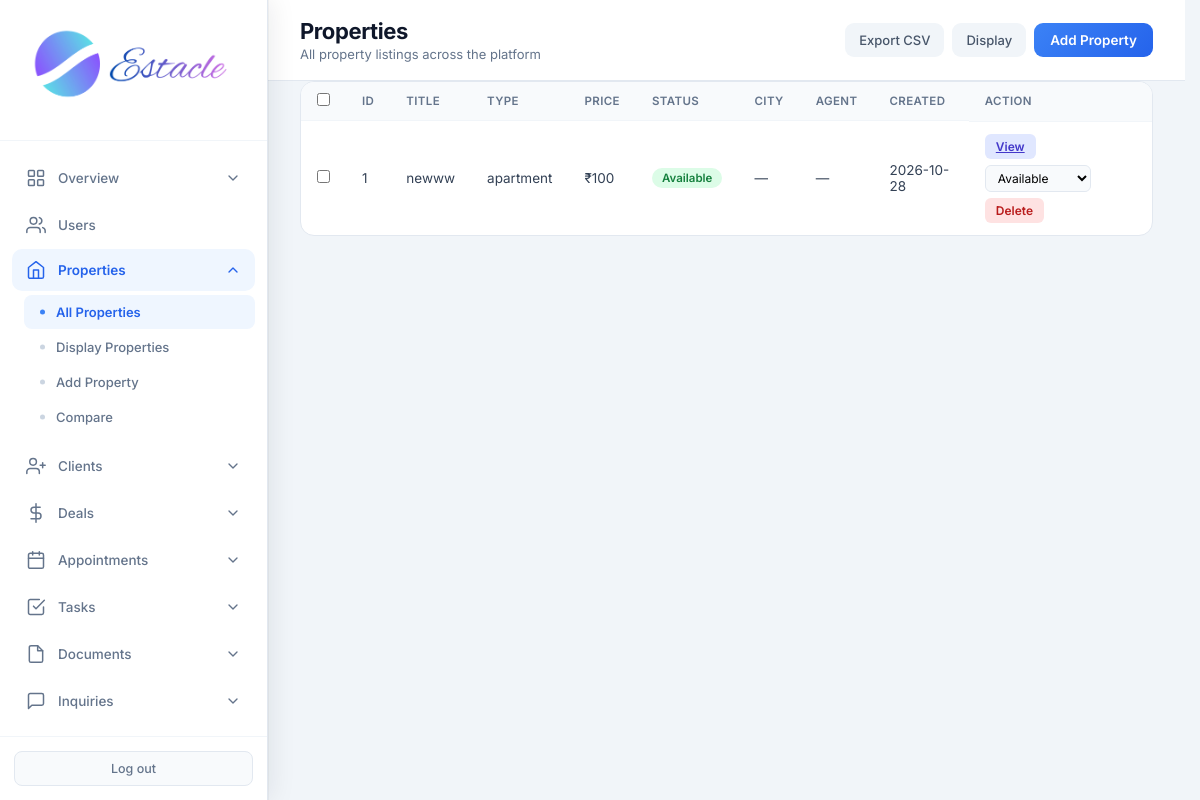
The page /admin/properties (signed in) on the database as committed earlier.
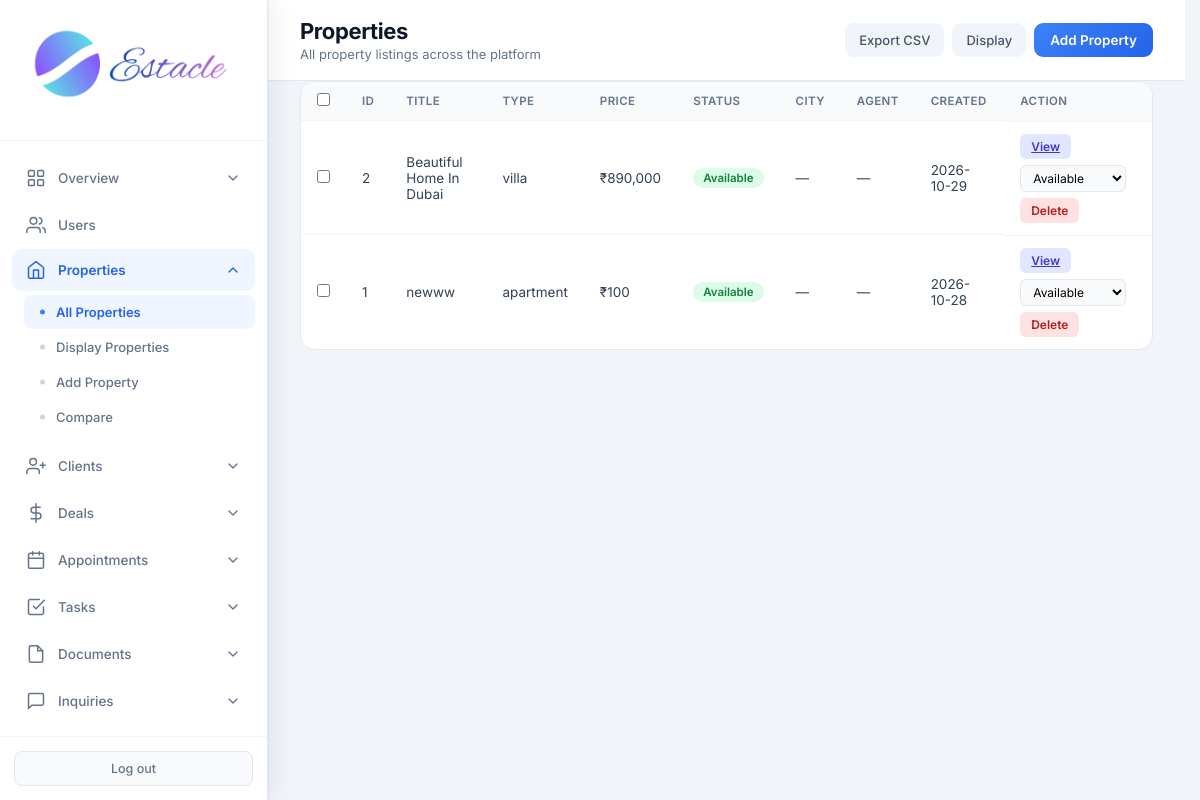
The same page on the database as committed later.
### tables this page shows
CREATE TABLE properties (
            id INTEGER PRIMARY KEY AUTOINCREMENT,
            title TEXT NOT NULL,
            description TEXT,
            price REAL NOT NULL,
            property_type TEXT NOT NULL,
            status TEXT DEFAULT 'available',
            address TEXT,
            city TEXT,
            state TEXT,
            zip_code TEXT,
            bedrooms INTEGER,
            bathrooms REAL,
            area_sqft REAL,
            agent_id INTEGER,
            created_at TIMESTAMP DEFAULT CURRENT_TIMESTAMP, category TEXT DEFAULT "sale", listing_type TEXT DEFAULT "sale", floor TEXT, carpet_area REAL, furnishing TEXT, parking TEXT, amenities TEXT, seller_name TEXT, seller_phone TEXT, monthly_rent REAL, security_deposit REAL, maintenance REAL, per_sqft REAL, latitude TEXT, longitude TEXT, photos TEXT, year_built TEXT, facing TEXT,
            FOREIGN KEY (agent_id) REFERENCES users (id)
        );

CREATE TABLE settings (
            key TEXT PRIMARY KEY,
            value TEXT
        );

### routes/admin.py (the view)
@admin.route('/admin/properties')
@login_required
@role_required('admin')
def admin_properties():
    db = get_db()
    properties = db.execute('''
        SELECT p.*, u.full_name as agent_name
        FROM properties p
        LEFT JOIN users u ON p.agent_id = u.id
        ORDER BY p.created_at DESC
    ''').fetchall()
    currency = get_setting('currency', 'INR')
    return render_template('admin_properties.html', properties=properties, currency=currency, format_money=format_money)

### core/db.py (called while the page is built)
def get_db():
    if 'db' not in g:
        g.db = sqlite3.connect(current_app.config['DATABASE'])
        g.db.row_factory = sqlite3.Row
    return g.db

### core/helpers.py (called while the page is built)
def login_required(f):
    @wraps(f)
    def decorated_function(*args, **kwargs):
        if 'user_id' not in session:
            flash('Please log in to access this page.', 'warning')
            return redirect(url_for('auth.login'))
        return f(*args, **kwargs)
    return decorated_function

def role_required(*roles):
    def decorator(f):
        @wraps(f)
        def decorated_function(*args, **kwargs):
            if 'user_id' not in session:
                flash('Please log in to access this page.', 'warning')
                return redirect(url_for('auth.login'))
            if session.get('role') not in roles:
                flash('You do not have permission to access this page.', 'danger')
                return redirect(url_for('auth.role_redirect'))
            return f(*args, **kwargs)
        return decorated_function
    return decorator

### templates/admin_properties.html (shortened to what this page needs)
<!DOCTYPE html>
<html lang="en">
<head>
    <link rel="stylesheet" href="{{ url_for('static', filename='css/admin.css') }}">
</head>
<body>
<div class="app-layout">
    {% set active = 'properties' %}
    {% include 'partials/admin_sidebar.html' %}
    <main class="main-content">
        <header class="top-bar">
            <div>
                <h1 class="page-title">Properties</h1>
                <p class="page-subtitle">All property listings across the platform</p>
            </div>
            <div style="display:flex;gap:8px">
                <a href="{{ url_for('admin.admin_export_properties') }}" class="btn-secondary">Export CSV</a>
                <a href="{{ url_for('admin.admin_display_properties') }}" class="btn-secondary">Display</a>
                <a href="{{ url_for('admin.admin_add_property') }}" class="btn-primary">Add Property</a>
            </div>
        </header>
        <div class="panel full">
            <form method="POST" action="{{ url_for('admin.admin_bulk_properties') }}" id="bulkForm">
                <div class="table-wrap">
                    <table>
                        <thead>
                            <tr>
                                <th class="check-col"><input type="checkbox" id="selectAll" onclick="toggleAll(this)"></th>
                                <th>ID</th><th>Title</th><th>Type</th><th>Price</th><th>Status</th><th>City</th><th>Agent</th><th>Created</th><th>Action</th>
                            </tr>
                        </thead>
                        <tbody>
                            {% for p in properties %}
                            <tr>
                                <td class="check-col"><input type="checkbox" name="ids" value="{{ p.id }}" class="row-check" onchange="updateBulk()"></td>
                                <td>{{ p.id }}</td>
                                <td>{{ p.title }}</td>
                                <td>{{ p.property_type }}</td>
                                <td>{{ format_money(p.price, currency) if format_money is defined else p.price }}</td>
                                <td><span class="badge badge-{{ p.status }}">{{ p.status }}</span></td>
                                <td>{{ p.city or '—' }}</td>
                                <td>{{ p.agent_name or '—' }}</td>
                                <td>{{ p.created_at[:10] if p.created_at else '—' }}</td>
                                <td class="actions-cell">
                                    <a href="{{ url_for('admin.admin_property_detail', prop_id=p.id) }}" class="btn-sm btn-edit">View</a>
                                    <form method="POST" action="{{ url_for('admin.admin_update_property_status', prop_id=p.id) }}" style="display:inline;">
                                        <select name="status" class="status-select" onchange="this.form.submit()">
                                            <option value="available" {% if p.status == 'available' %}selected{% endif %}>Available</option>
                                        </select>
                                    </form>
                                    <form method="POST" action="{{ url_for('admin.admin_delete_property', prop_id=p.id) }}" style="display:inline;" onsubmit="return confirm('Delete this property?');">
                                        <button type="submit" class="btn-sm btn-danger">Delete</button>
                                    </form>
                                </td>
                            </tr>
                            {% else %}
                            <tr><td colspan="10" class="empty">No properties yet</td></tr>
                            {% endfor %}
                        </tbody>
                    </table>
                </div>
            </form>
        </div>
    </main>
</div>
</body>
</html>

Rows that differ between the two databases and show on the page:
added properties: id "2", title "Beautiful Home In Dubai", property_type "villa", price.value "₹890,000", status "Available", city "—", agent_name "—", created_at "2026-10-29"
